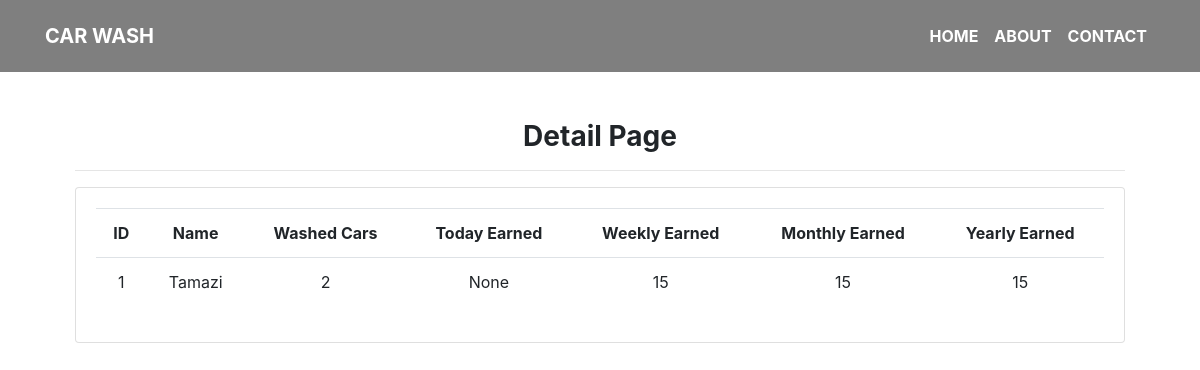
The app's page /washer_detail/1/ with its own data.
### car_wash/models.py (models this page shows, shortened)
class CarWasher(models.Model):
    name = models.CharField(max_length=200)

### car_wash/views.py (the view)
# urls.py: path('washer_detail/<int:pk>/', view=washer_detail, name='washer-detail'),
def washer_detail(request, pk: int):
    washer_by_id = CarWasher.objects.get(pk=pk)
    orders = washer_by_id.orders.all()
    today = datetime.today()
    context = {
        'washer_by_id': washer_by_id,
        'today_earned': orders.filter(created_date__range=[date(1), today]).aggregate(salary=Sum('order_price')).get(
            'salary'),
        'weekly_earned': orders.filter(created_date__range=[date(7), today]).aggregate(salary=Sum('order_price')).get(
            'salary'),
        'monthly_earned': orders.filter(created_date__range=[date(30), today]).aggregate(salary=Sum('order_price')).get(
            'salary'),
        'yearly_earned': orders.filter(created_date__range=[date(365), today]).aggregate(salary=Sum('order_price')).get(
            'salary'),
    }
    return render(request, 'washer_details.html', context)

### car_wash/get_date.py (called while the page is built)
def date(days):
    return datetime.now() - timedelta(days=days)

### car_wash/templates/washer_details.html
{% extends 'base.html' %}
{% block body %}
    <br>
    <br>
    <br>
    <br>
    <br>
    <div class="container">
<div class="col-md-12">
		<h3><strong>Detail Page</strong></h3>
		<hr>
		<div class="card card-body">
            <table class="table">
				<tr>
                    <th>ID</th>
                    <th>Name</th>
                    <th>Washed Cars</th>
                    <th>Today Earned</th>
                    <th>Weekly Earned</th>
                    <th>Monthly Earned</th>
                    <th>Yearly Earned</th>
				</tr>
                <tr>
                    <td>{{ washer_by_id.id }}</td>
					<td>{{ washer_by_id.name }}</td>
                    <td>{{ washer_by_id.orders.count }}</td>
                    <td>{{ today_earned }}</td>
                    <td>{{ weekly_earned }}</td>
                    <td>{{ monthly_earned }}</td>
                    <td>{{ yearly_earned }}</td>
                </tr>
			</table>
		</div>
	</div>
{% endblock body %}

### static/css/main.css (style rules this page uses)
div { text-align: center; }
body { background-image: url('/static/images/background.jpg'); background-repeat: no-repeat; background-size: 1500px 750px; background-attachment: fixed; }

### records on screen
CarWasher: id "1", name "Tamazi", orders.count "2"

### other values on screen
{{ today_earned }} "None"
{{ weekly_earned }} "15"
{{ monthly_earned }} "15"
{{ yearly_earned }} "15"
